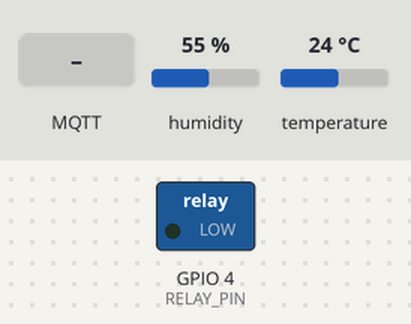
The sketch below on a simulated ESP32. Parts: switched loads named in the sketch (green lamp = pin HIGH). The inputs (shaded band) are chosen by the test bench; at power-on: humidity 55 %, temperature 24 °C. WiFi joins after 1.5 s; servers stay silent unless stated; no MQTT or app messages arrive unless stated; what the sketch prints to the serial monitor is not drawn.

Above: at 2.7 s.
2.8 s: MQTT message "on" arrives on the first subscribed topic
At 4.2 s:
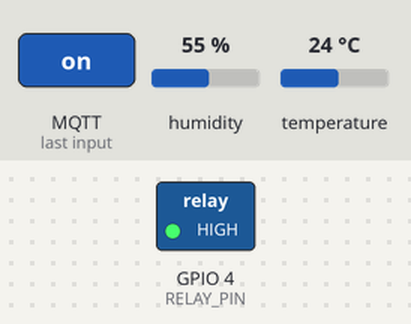
5.0 s: MQTT message "off" arrives on the first subscribed topic
At 6.0 s:
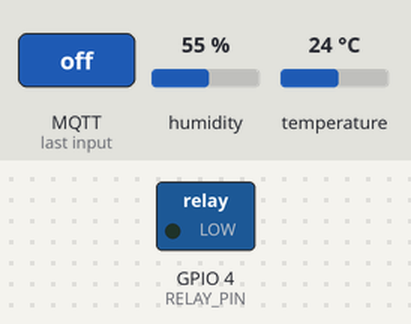
Timing chart, 0 to 8.0 s (numbered marks = the images above; inputs shaded):
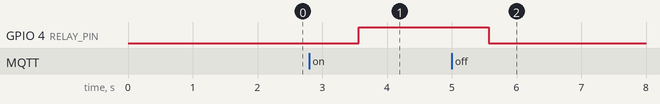

The sketch:

sketch.ino
```cpp
#include <WiFi.h>
#include <PubSubClient.h>
#include <DHT.h>

#define RELAY_PIN 4

DHT dht(2, DHT22);
float temperature;
float humidity;

const char* ssid = "Wokwi-GUEST";
const char* password = "";
const char* mqtt_server = "broker.emqx.io";

const char* control_topic = "/64053441/control_relay";

WiFiClient espClient;
PubSubClient client(espClient);

bool relayState = false;

void setup_wifi() {

  Serial.println();
  Serial.print("Connecting to WiFi... ");

  WiFi.mode(WIFI_STA);
  WiFi.begin(ssid, password);

  while (WiFi.status() != WL_CONNECTED) {
    delay(500);
    Serial.print(".");
  }

  Serial.println("WiFi connected");

}

void callback(char* topic, byte* payload, unsigned int length) {
  Serial.print("Message arrived [");
  Serial.print(topic);
  Serial.print("] ");

  String message = "";
  for (int i = 0; i < length; i++) {
    message += (char)payload[i];
  }

  Serial.println(message);

  if (message.equalsIgnoreCase("on")) {
    relayState = true;
    digitalWrite(RELAY_PIN, HIGH);
    Serial.println("Relay turned ON");
  } else if (message.equalsIgnoreCase("off")) {
    relayState = false;
    digitalWrite(RELAY_PIN, LOW);
    Serial.println("Relay turned OFF");
  }
}

void reconnect() {
  // Loop until connected to the MQTT broker
  while (!client.connected()) {
    Serial.print("Attempting MQTT connection...");
    String clientId = "ESP8266Client-MyClient";

    if (client.connect(clientId.c_str(), "YOUR_USERNAME", "YOUR_PASSWORD")) {
      Serial.println("connected");
      client.subscribe(control_topic); // Subscribe to the control topic
    } else {
      Serial.print("failed, rc=");
      Serial.print(client.state());
      Serial.println(" try again in 5 seconds");
      delay(5000);
    }
  }
}

void setup() {
  Serial.begin(115200);
  setup_wifi();
  client.setServer(mqtt_server, 1883);
  client.setCallback(callback);

  pinMode(RELAY_PIN, OUTPUT);
  digitalWrite(RELAY_PIN, LOW);
}

void loop() {
  temperature = dht.readTemperature();
  humidity = dht.readHumidity();

  if (isnan(temperature) || isnan(humidity)) {
    Serial.println("Failed to read from DHT sensor!");
    return;
  }

  if (!client.connected()) {
    reconnect();
  }
  client.loop();

  client.publish("/64053441/temp", String(temperature).c_str());
  client.publish("/64053441/humi", String(humidity).c_str());

  Serial.print("Temperature: ");
  Serial.println(temperature);
  Serial.print("Humidity: ");
  Serial.println(humidity);

  delay(2000);
}
```

Measured:
- after the input at 2.8 s, GPIO 4 (RELAY_PIN): LOW → HIGH after 0.77 s
- after the input at 5.0 s, GPIO 4 (RELAY_PIN): HIGH → LOW after 0.57 s
